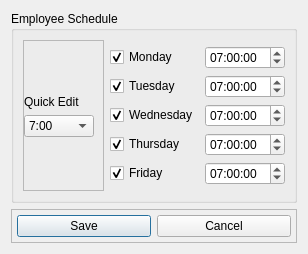
<?xml version="1.0" encoding="UTF-8"?>
<ui version="4.0">
 <class>scheduleViewer</class>
 <widget class="QDialog" name="scheduleViewer">
  <property name="geometry">
   <rect>
    <x>0</x>
    <y>0</y>
    <width>308</width>
    <height>243</height>
   </rect>
  </property>
  <property name="windowTitle">
   <string>Schedule Viewer</string>
  </property>
  <property name="windowIcon">
   <iconset>
    <normaloff>../Meduit_logo.ico</normaloff>../Meduit_logo.ico</iconset>
  </property>
  <layout class="QVBoxLayout" name="verticalLayout">
   <item>
    <widget class="QGroupBox" name="groupBox_2">
     <property name="title">
      <string>Employee Schedule</string>
     </property>
     <layout class="QGridLayout" name="gridLayout_4">
      <item row="3" column="1">
       <widget class="QCheckBox" name="empSchWed">
        <property name="styleSheet">
         <string notr="true">QCheckBox[enabled=&quot;false&quot;]{
	color: rgb(0, 0, 0);
}</string>
        </property>
        <property name="text">
         <string>Wednesday</string>
        </property>
        <property name="checked">
         <bool>true</bool>
        </property>
       </widget>
      </item>
      <item row="3" column="2">
       <widget class="QTimeEdit" name="schStartWed">
        <property name="dateTime">
         <datetime>
          <hour>7</hour>
          <minute>0</minute>
          <second>0</second>
          <year>2000</year>
          <month>1</month>
          <day>1</day>
         </datetime>
        </property>
        <property name="maximumTime">
         <time>
          <hour>9</hour>
          <minute>0</minute>
          <second>0</second>
         </time>
        </property>
        <property name="minimumTime">
         <time>
          <hour>6</hour>
          <minute>0</minute>
          <second>0</second>
         </time>
        </property>
       </widget>
      </item>
      <item row="4" column="2">
       <widget class="QTimeEdit" name="schStartThur">
        <property name="dateTime">
         <datetime>
          <hour>7</hour>
          <minute>0</minute>
          <second>0</second>
          <year>2000</year>
          <month>1</month>
          <day>1</day>
         </datetime>
        </property>
        <property name="maximumTime">
         <time>
          <hour>9</hour>
          <minute>0</minute>
          <second>0</second>
         </time>
        </property>
        <property name="minimumTime">
         <time>
          <hour>6</hour>
          <minute>0</minute>
          <second>0</second>
         </time>
        </property>
       </widget>
      </item>
      <item row="2" column="1">
       <widget class="QCheckBox" name="empSchTue">
        <property name="styleSheet">
         <string notr="true">QCheckBox[enabled=&quot;false&quot;]{
	color: rgb(0, 0, 0);
}</string>
        </property>
        <property name="text">
         <string>Tuesday</string>
        </property>
        <property name="checked">
         <bool>true</bool>
        </property>
       </widget>
      </item>
      <item row="2" column="2">
       <widget class="QTimeEdit" name="schStartTue">
        <property name="dateTime">
         <datetime>
          <hour>7</hour>
          <minute>0</minute>
          <second>0</second>
          <year>2000</year>
          <month>1</month>
          <day>1</day>
         </datetime>
        </property>
        <property name="maximumTime">
         <time>
          <hour>9</hour>
          <minute>0</minute>
          <second>0</second>
         </time>
        </property>
        <property name="minimumTime">
         <time>
          <hour>6</hour>
          <minute>0</minute>
          <second>0</second>
         </time>
        </property>
       </widget>
      </item>
      <item row="4" column="1">
       <widget class="QCheckBox" name="empSchThur">
        <property name="styleSheet">
         <string notr="true">QCheckBox[enabled=&quot;false&quot;]{
	color: rgb(0, 0, 0);
}</string>
        </property>
        <property name="text">
         <string>Thursday</string>
        </property>
        <property name="checked">
         <bool>true</bool>
        </property>
       </widget>
      </item>
      <item row="1" column="1">
       <widget class="QCheckBox" name="empSchMon">
        <property name="styleSheet">
         <string notr="true">QCheckBox[enabled=&quot;false&quot;]{
	color: rgb(0, 0, 0);
}</string>
        </property>
        <property name="text">
         <string>Monday</string>
        </property>
        <property name="checked">
         <bool>true</bool>
        </property>
       </widget>
      </item>
      <item row="1" column="2">
       <widget class="QTimeEdit" name="schStartMon">
        <property name="enabled">
         <bool>true</bool>
        </property>
        <property name="dateTime">
         <datetime>
          <hour>7</hour>
          <minute>0</minute>
          <second>0</second>
          <year>2000</year>
          <month>1</month>
          <day>1</day>
         </datetime>
        </property>
        <property name="maximumTime">
         <time>
          <hour>9</hour>
          <minute>0</minute>
          <second>0</second>
         </time>
        </property>
        <property name="minimumTime">
         <time>
          <hour>6</hour>
          <minute>0</minute>
          <second>0</second>
         </time>
        </property>
       </widget>
      </item>
      <item row="0" column="0" rowspan="7">
       <widget class="QFrame" name="frame_6">
        <property name="frameShape">
         <enum>QFrame::StyledPanel</enum>
        </property>
        <property name="frameShadow">
         <enum>QFrame::Raised</enum>
        </property>
        <layout class="QVBoxLayout" name="verticalLayout_2">
         <property name="leftMargin">
          <number>0</number>
         </property>
         <property name="topMargin">
          <number>0</number>
         </property>
         <property name="rightMargin">
          <number>9</number>
         </property>
         <property name="bottomMargin">
          <number>0</number>
         </property>
         <item>
          <spacer name="verticalSpacer_2">
           <property name="orientation">
            <enum>Qt::Vertical</enum>
           </property>
           <property name="sizeHint" stdset="0">
            <size>
             <width>20</width>
             <height>40</height>
            </size>
           </property>
          </spacer>
         </item>
         <item>
          <widget class="QLabel" name="label_3">
           <property name="text">
            <string>Quick Edit</string>
           </property>
          </widget>
         </item>
         <item>
          <widget class="QComboBox" name="quickEdit">
           <item>
            <property name="text">
             <string>7:00</string>
            </property>
           </item>
           <item>
            <property name="text">
             <string>7:30</string>
            </property>
           </item>
           <item>
            <property name="text">
             <string>8:00</string>
            </property>
           </item>
           <item>
            <property name="text">
             <string>8:30</string>
            </property>
           </item>
           <item>
            <property name="text">
             <string>9:00</string>
            </property>
           </item>
          </widget>
         </item>
         <item>
          <spacer name="verticalSpacer">
           <property name="orientation">
            <enum>Qt::Vertical</enum>
           </property>
           <property name="sizeHint" stdset="0">
            <size>
             <width>20</width>
             <height>40</height>
            </size>
           </property>
          </spacer>
         </item>
        </layout>
       </widget>
      </item>
      <item row="5" column="1">
       <widget class="QCheckBox" name="empSchFri">
        <property name="styleSheet">
         <string notr="true">QCheckBox[enabled=&quot;false&quot;]{
	color: rgb(0, 0, 0);
}</string>
        </property>
        <property name="text">
         <string>Friday</string>
        </property>
        <property name="checked">
         <bool>true</bool>
        </property>
       </widget>
      </item>
      <item row="5" column="2">
       <widget class="QTimeEdit" name="schStartFri">
        <property name="dateTime">
         <datetime>
          <hour>7</hour>
          <minute>0</minute>
          <second>0</second>
          <year>2000</year>
          <month>1</month>
          <day>1</day>
         </datetime>
        </property>
        <property name="maximumTime">
         <time>
          <hour>9</hour>
          <minute>0</minute>
          <second>0</second>
         </time>
        </property>
        <property name="minimumTime">
         <time>
          <hour>6</hour>
          <minute>0</minute>
          <second>0</second>
         </time>
        </property>
       </widget>
      </item>
     </layout>
    </widget>
   </item>
   <item>
    <widget class="QFrame" name="frame">
     <property name="frameShape">
      <enum>QFrame::StyledPanel</enum>
     </property>
     <property name="frameShadow">
      <enum>QFrame::Raised</enum>
     </property>
     <layout class="QHBoxLayout" name="horizontalLayout">
      <property name="leftMargin">
       <number>5</number>
      </property>
      <property name="topMargin">
       <number>5</number>
      </property>
      <property name="rightMargin">
       <number>5</number>
      </property>
      <property name="bottomMargin">
       <number>5</number>
      </property>
      <item>
       <widget class="QPushButton" name="saveButton">
        <property name="text">
         <string>Save</string>
        </property>
       </widget>
      </item>
      <item>
       <widget class="QPushButton" name="cancelButton">
        <property name="text">
         <string>Cancel</string>
        </property>
       </widget>
      </item>
     </layout>
    </widget>
   </item>
  </layout>
 </widget>
 <resources>
  <include location="../main_images.qrc"/>
 </resources>
 <connections/>
</ui>
